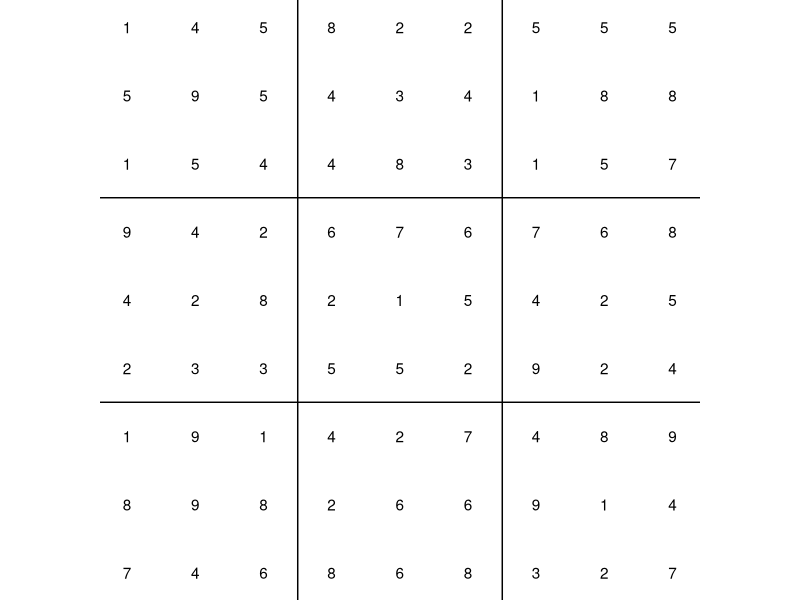
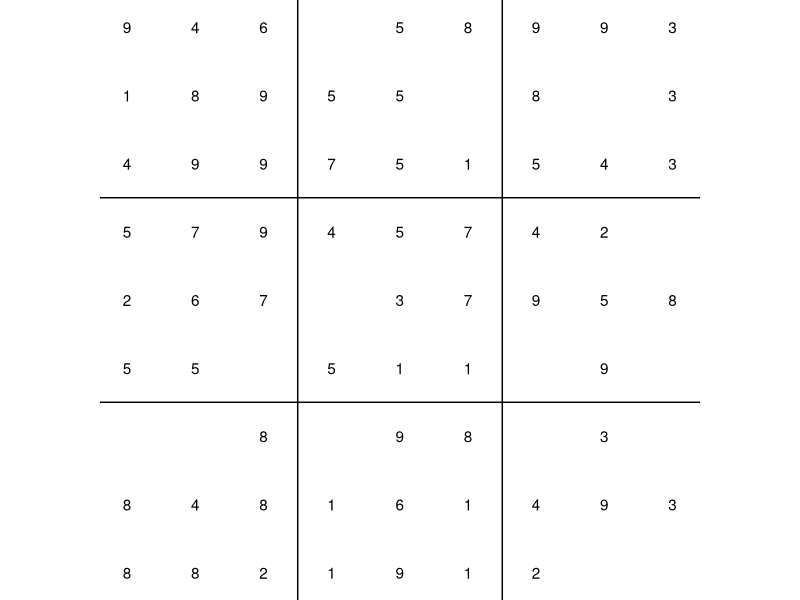
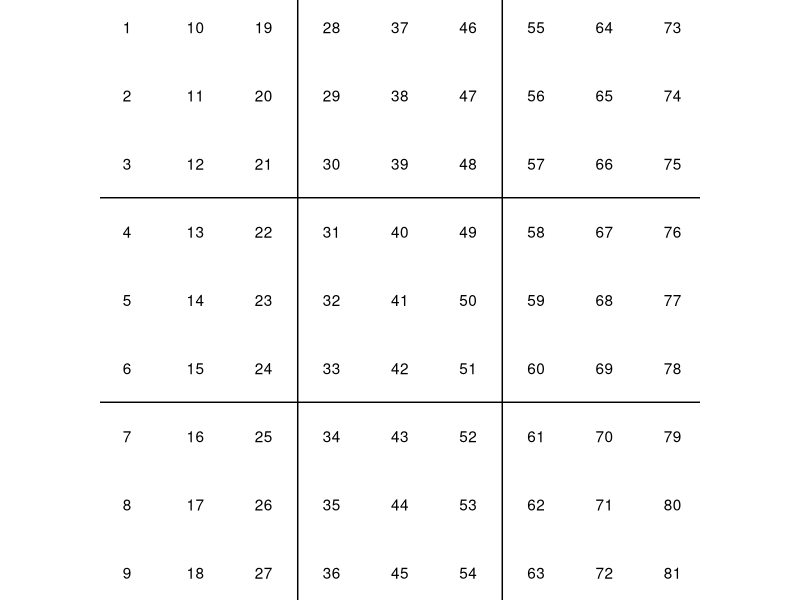
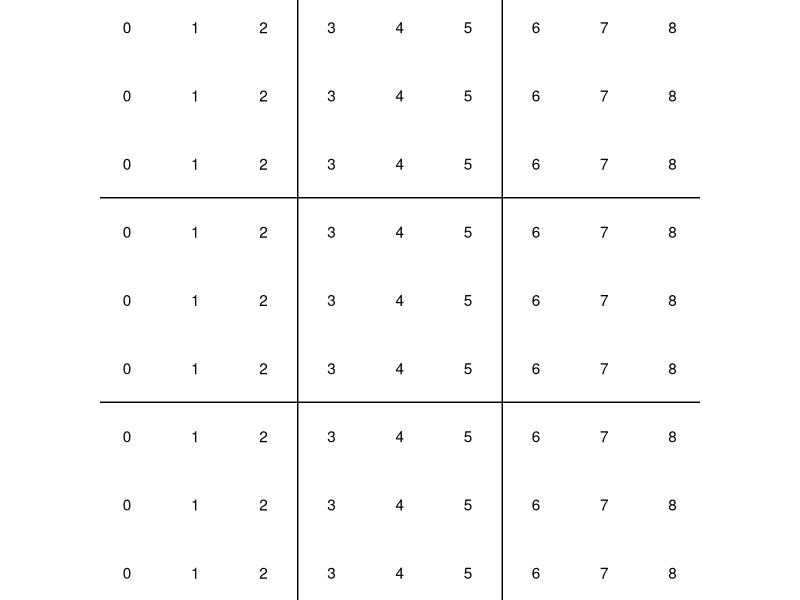
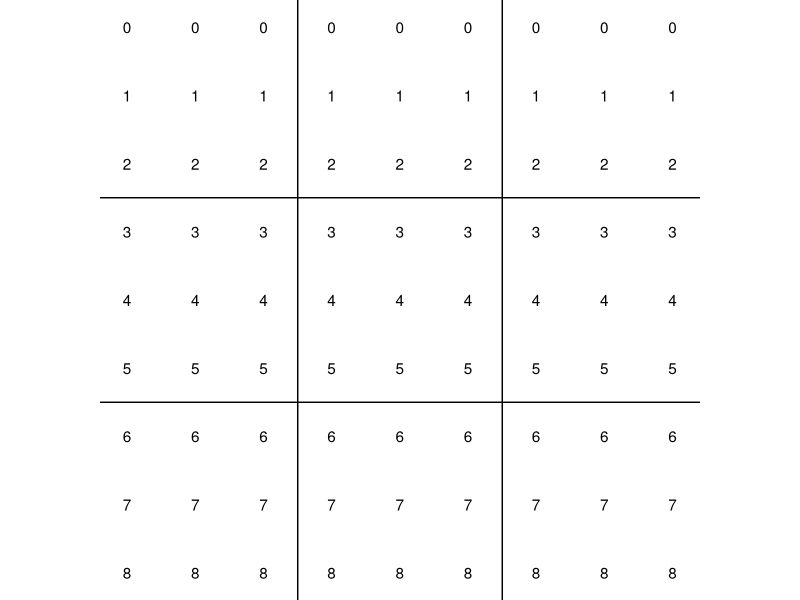
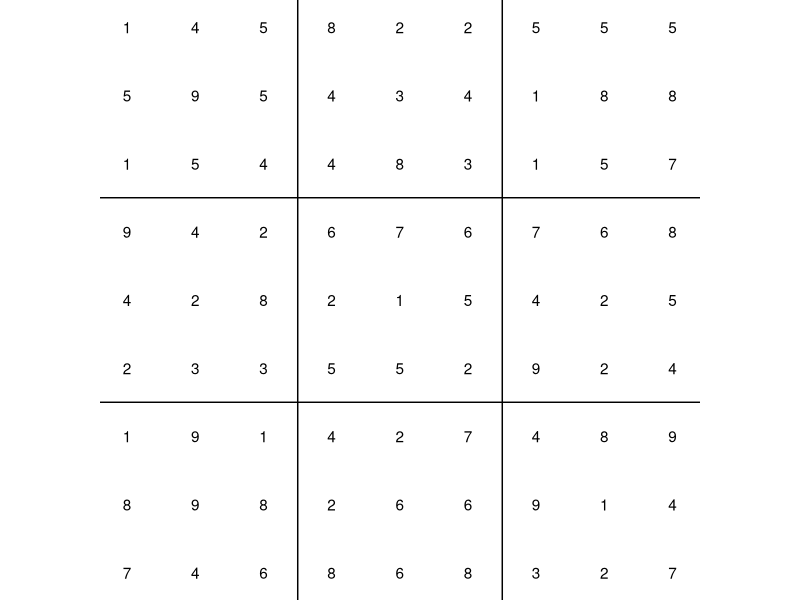
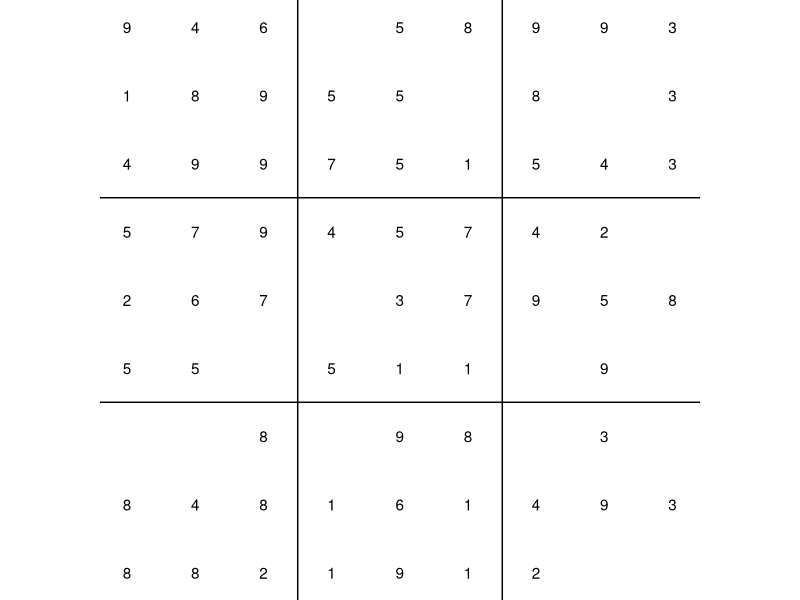

R code for these plots, in order:
library(ggplot2)

# 

### Plot matrix from the vector form (vec) ----
## Display the grid in a matrix form

plot_matrix <- function(vec) {
  df <- data.frame(Vec = vec, X = 0:80 %/% 9, Y = 9 - 0:80 %% 9)
  
  ggplot(df, aes(X, Y)) +
    geom_text(aes(label = Vec)) +
    geom_vline(xintercept = c(2.5, 5.5)) +
    geom_hline(yintercept = c(3.5, 6.5)) +
    coord_fixed() +
    theme_void()
}

# Example

set.seed(42)

V_full <- sample(c(1:9), 81, replace = TRUE)
V_na <- sample(c(NA, 1:9), 81, replace = TRUE)
V_num <- 1:81
V_quot <- 0:80 %/% 9
V_rest <- 0:80 %% 9


plot_matrix(V_full)
plot_matrix(V_na)
plot_matrix(V_num)
plot_matrix(V_quot)
plot_matrix(V_rest)


### Create indexes for columns, rows and squares ----
## Lists of vector elements belonging to each rows, columns and squares

L_cols <- list()
L_rows <- list()
L_squares <- list()

for(i in 1:9){
  L_cols[[i]] <- which(0:80 %/% 9 == i-1)
  L_rows[[i]] <- which(0:80 %% 9 == i-1)
}

for(i in 1:3){
  for(j in 1:3){
    L_squares[[3*(j-1)+i]] <- 
      which((0:80 %% 9) %in% ((3*(i-1)):(3*i-1)) & 
              (0:80 %/% 9) %in% ((3*(j-1)):(3*j-1)))
  }
}

L_all <- c(L_cols, L_rows, L_squares)

### Get grid position (c, r, s) from vector position (n) ----
## Returns a list made up of row, column and square numbers

grid_position <- function(n){
  c <- (n-1) %/% 9 + 1
  r <- (n-1) %% 9 + 1
  s <- 3 * ((c-1) %/% 3) + (r-1) %/% 3 + 1
  list(c, r, s)
}

# grid_position_c <- function(n){
#   c <- (n-1) %/% 9 + 1
#   r <- (n-1) %% 9 + 1
#   s <- 3 * ((c-1) %/% 3) + (r-1) %/% 3 + 1
#   c(c, r,  s)
# }
# 
# m <- microbenchmark(grid_position(42), grid_position_c(42), times = 10000)
# wilcox.test(pull(filter(m, expr == "grid_position_list(42)"), time), pull(filter(m, expr == "grid_position_c(42)"), time), paired = FALSE)
# ggplot(m, aes(expr, time)) + geom_lv() + scale_y_log10() + theme_bw() + labs(caption = "N = 10000\np < 2.2e-16 (t-test & Wilcoxon test)")
# It's faster with list !

# Example

grid_position(1)
grid_position(2)
grid_position(4)
grid_position(10)
grid_position(42)
grid_position(81)


### Get first empty position (n) ----
## Returns NA if the grid is full

first_empty <- function(vec){
  which(is.na(vec))[1]
}

# Example

first_empty(V_na)
first_empty(V_full)

grid_position(first_empty(V_na))


### Give the authorized numbers for a position ----
## Returns integer(0) if the completion is not possible

authorized_numbers <- function(vec, n){
  crs_position <- grid_position(n)
  indexes <- 
    c(L_cols[[crs_position[[1]]]], L_rows[[crs_position[[2]]]], L_squares[[crs_position[[3]]]])
  unauthorized_numbers <- vec[indexes]
  setdiff(1:9, unauthorized_numbers)
}

# Example

plot_matrix(V_full)
authorized_numbers(V_full, 4)

plot_matrix(V_na)
authorized_numbers(V_na, 30)


### Check if a vector (vec) is complete ----
## Return TRUS/FALSE

is_complete <- function(vec){
  bool <- sapply(L_all, function(x) setequal(1:9, vec[x]))
  all(bool)
}

# Example

is_complete(V_num)



